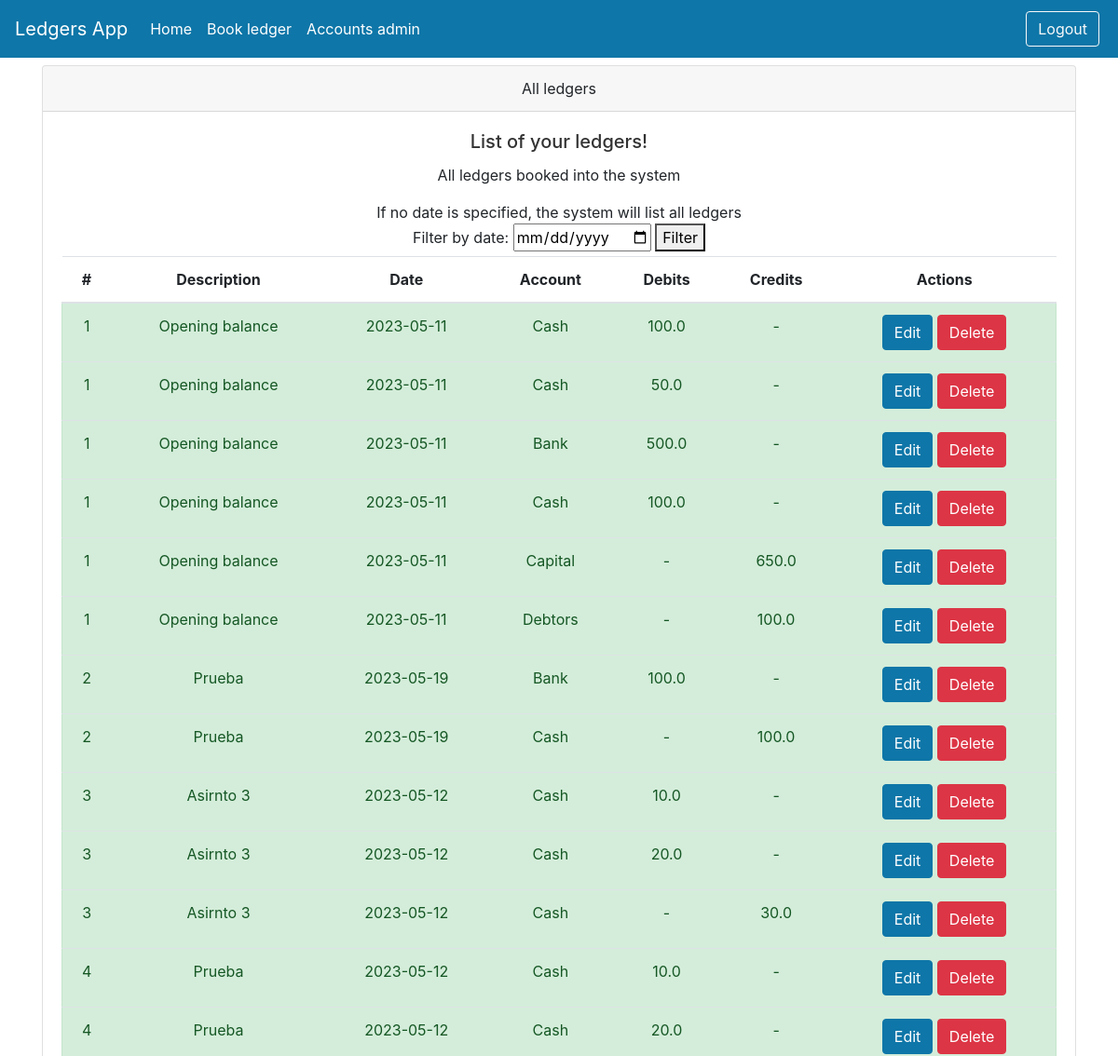
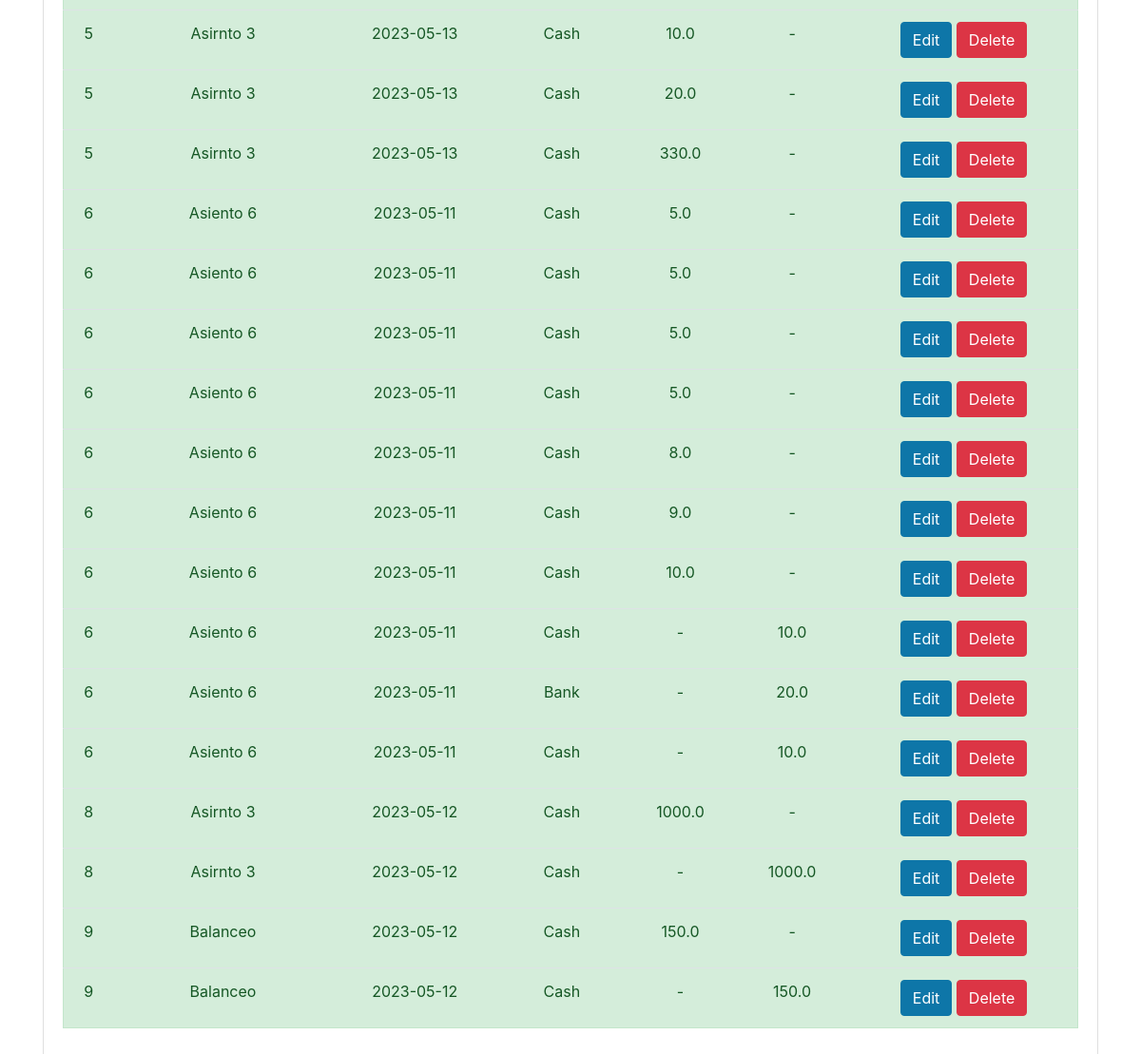
The app's page /ledgers/, older data (2 pictures, top to bottom).
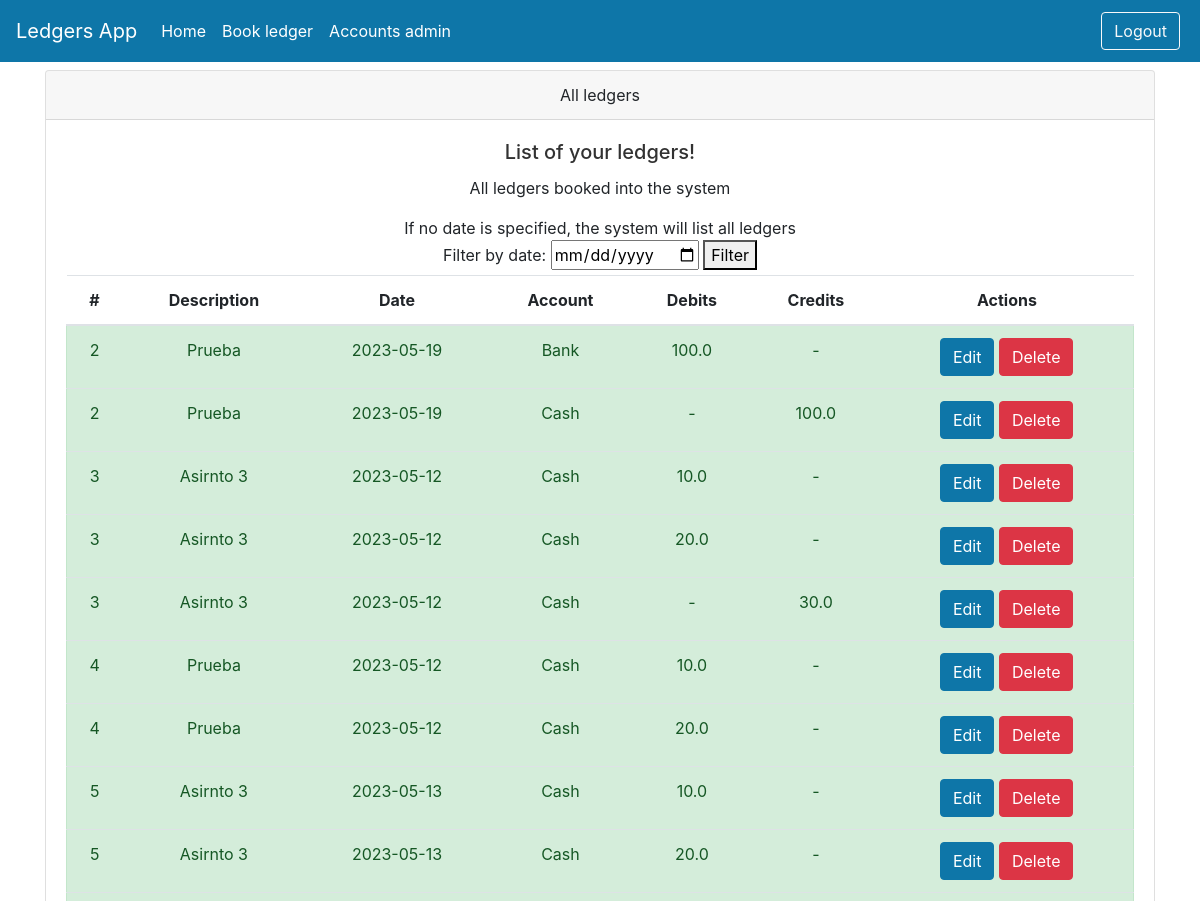
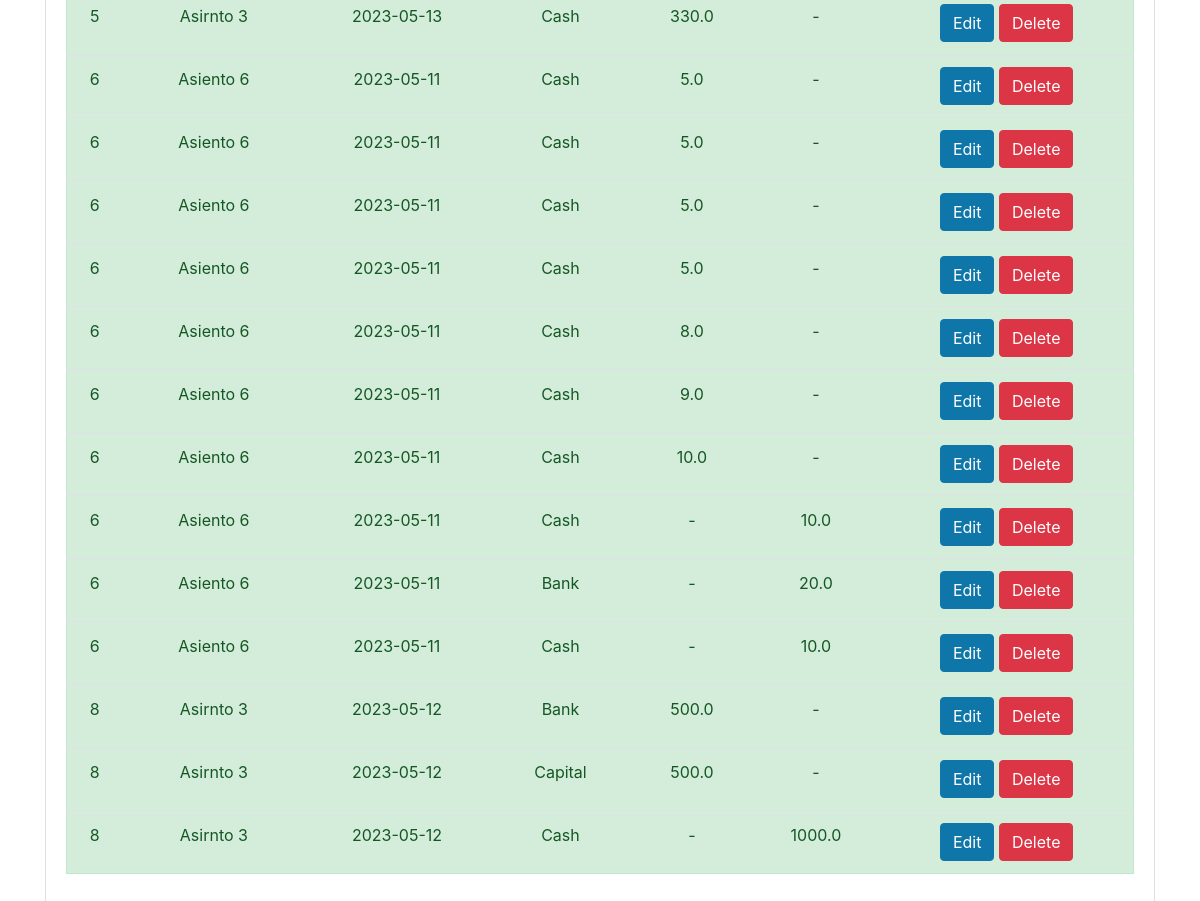
The same page, newer data (2 pictures, top to bottom).
### models.py (models this page shows)
class Ledgers(Base):
    __tablename__ = 'ledgers'
    id = Column(Integer, primary_key=True, index=True)
    description = Column(String)
    ledger_date = Column(Date)
    debits = Column(PickleType)
    credits = Column(PickleType)

### routers/ledgers.py (the view)
@router.get("/", response_class=HTMLResponse)
async def read_all_ledgers(request: Request, db: Session = Depends(get_db), date_filter: Optional[str] = None):
    query = db.query(Ledgers)
    if date_filter:
        try:
            date_filter = datetime.strptime(date_filter, "%Y-%m-%d").date()
            query = query.filter(Ledgers.ledger_date == date_filter)
        except ValueError:
            pass
    ledgers = query.all()
    return templates.TemplateResponse("home.html", {'request':request, 'ledgers': ledgers})

### templates/home.html
{% include 'layout.html' %}
<div class="container">
    <div class="card text-center">
        <div class="card-header">
            All ledgers
        </div>
        <div class="card-body">
            <h5 class="card-title">List of your ledgers!</h5>
            <p class="card-text">All ledgers booked into the system</p>
            <form method="get" action="{{ request.url.path }}">
                <span>If no date is specified, the system will list all ledgers</span>
                <br><label for="date_filter">Filter by date:</label>
                <input type="date" id="date_filter" name="date_filter">
                <button type="submit">Filter</button>
            </form>
            <table class="table table-hover">
                <thead>
                <tr>
                    <th scope="col">#</th>
                    <th scope="col">Description</th>
                    <th scope="col">Date</th>
                    <th scope="col">Account</th>
                    <th scope="col">Debits</th>
                    <th scope="col">Credits</th>
                    <th scope="col">Actions</th>
                </tr>
                </thead>
                <tbody>
                {% for ledger in ledgers %}
                    {% for debit in ledger.debits %}
                        <tr class="pointer alert alert-success">
                            <td>{{ledger.id}}</td>
                            <td>{{ledger.description}}</td>
                            <td>{{ledger.ledger_date}}</td>
                            <td>{{debit[0]}}</td>
                            <td>{{debit[1]}}</td>
                            <td>-</td>
                            <td>
                                <a href="edit_ledger/{{ledger.id}}" class="btn btn-primary">Edit</a>
                                <button onclick="window.location.href='/ledgers/delete/{{ledger.id}}'" type="button" class="btn btn-danger">Delete</button>
                            </td>
                        </tr>
                    {% endfor %}
                    {% for credit in ledger.credits %}
                        <tr class="pointer alert alert-success">
                            <td>{{ledger.id}}</td>
                            <td>{{ledger.description}}</td>
                            <td>{{ledger.ledger_date}}</td>
                            <td>{{credit[0]}}</td>
                            <td>-</td>
                            <td>{{credit[1]}}</td>
                            <td>
                                <a href="edit_ledger/{{ledger.id}}" class="btn btn-primary">Edit</a>
                                <button onclick="window.location.href='/ledgers/delete/{{ledger.id}}'" type="button" class="btn btn-danger">Delete</button>
                            </td>
                        </tr>
                    {% endfor %}
                {% endfor %}
                </tbody>
            </table>
        </div>
    </div>
</div>

Row changes from the older to the newer data that the page shows:
removed Ledgers: id "1" "1" "1" "1", description "Opening balance" "Opening balance" "Opening balance" "Opening balance", ledger_date "2023-05-11" "2023-05-11" "2023-05-11" "2023-05-11", debit "Cash" "Cash" "Bank" "Cash", debit "100.0" "50.0" "500.0" "100.0", id "1" "1", description "Opening balance" "Opening balance", ledger_date "2023-05-11" "2023-05-11", credit "Capital" "Debtors", credit "650.0" "100.0"
removed Ledgers: id "9", description "Balanceo", ledger_date "2023-05-12", debit "Cash", debit "150.0", id "9", description "Balanceo", ledger_date "2023-05-12", credit "Cash", credit "150.0"
Text that changed along with them:
new list line: "8 Asirnto 3 2023-05-12 Bank 500.0 - Edit Delete"
new list line: "8 Asirnto 3 2023-05-12 Capital 500.0 - Edit Delete"
list line gone: "8 Asirnto 3 2023-05-12 Cash 1000.0 - Edit Delete"
